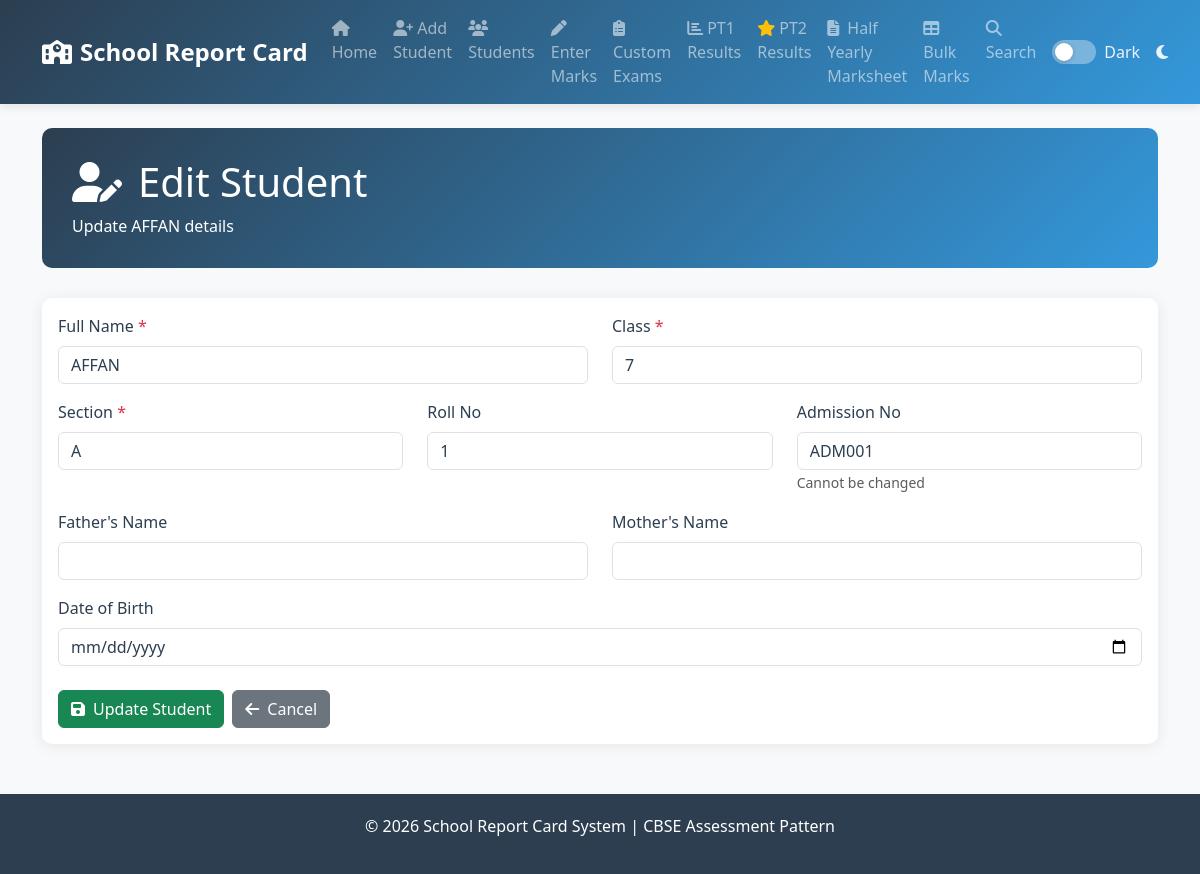
/edit-student/ADM001, run on the app's committed database.
### tables this page shows
CREATE TABLE students (
            id INTEGER PRIMARY KEY AUTOINCREMENT,
            admission_no TEXT UNIQUE NOT NULL,
            name TEXT NOT NULL,
            class_name TEXT NOT NULL,
            section TEXT NOT NULL,
            roll_no INTEGER,
            father_name TEXT,
            mother_name TEXT,
            dob TEXT,
            term TEXT DEFAULT '2024-25',
            created_at TIMESTAMP DEFAULT CURRENT_TIMESTAMP
        );

### app.py (the view, shortened to what this page needs)
@app.route('/edit-student/<admission_no>', methods=['GET', 'POST'])
def edit_student(admission_no):
    conn = get_db()
    cursor = conn.cursor()
    cursor.execute('SELECT * FROM students WHERE admission_no = ?', (admission_no,))
    student = cursor.fetchone()
    conn.close()
    if not student:
        flash('Student not found!', 'error')
        return redirect(url_for('students'))
    return render_template('edit_student.html', student=dict(student), today=date.today().isoformat())

### app.py (called while the page is built)
def get_db():
    conn = sqlite3.connect(DATABASE)
    conn.row_factory = sqlite3.Row
    return conn

### templates/edit_student.html (shortened to what this page needs)
{% extends "base.html" %}
{% block content %}
<div class="fade-in">
    <div class="page-header">
        <h1><i class="fas fa-user-edit me-3"></i>Edit Student</h1>
        <p class="mb-0">Update {{ student.name or 'student' }} details</p>
    </div>
    <div class="card">
        <div class="card-body">
            <form method="POST" novalidate>
                <div class="row">
                    <div class="col-md-6 mb-3">
                        <label for="name" class="form-label">Full Name <span class="text-danger">*</span></label>
                        <input type="text" class="form-control" id="name" name="name" value="{{ student.name or '' }}" required maxlength="100">
                    </div>
                    <div class="col-md-6 mb-3">
                        <label for="class_name" class="form-label">Class <span class="text-danger">*</span></label>
                        <input type="text" class="form-control" id="class_name" name="class_name" value="{{ student.class_name or '' }}" required maxlength="10">
                    </div>
                </div>
                <div class="row">
                    <div class="col-md-4 mb-3">
                        <label for="section" class="form-label">Section <span class="text-danger">*</span></label>
                        <input type="text" class="form-control" id="section" name="section" value="{{ student.section or '' }}" required maxlength="2">
                    </div>
                    <div class="col-md-4 mb-3">
                        <label for="roll_no" class="form-label">Roll No</label>
                        <input type="number" class="form-control" id="roll_no" name="roll_no" value="{{ student.roll_no or '' }}" min="1" max="100">
                    </div>
                    <div class="col-md-4 mb-3">
                        <label for="admission_no_disp" class="form-label">Admission No</label>
                        <input type="text" class="form-control" id="admission_no_disp" value="{{ student.admission_no }}" readonly>
                        <small class="text-muted">Cannot be changed</small>
                    </div>
                </div>
                <div class="row">
                    <div class="col-md-6 mb-3">
                        <label for="father_name" class="form-label">Father's Name</label>
                        <input type="text" class="form-control" id="father_name" name="father_name" value="{{ student.father_name or '' }}" maxlength="100">
                    </div>
                    <div class="col-md-6 mb-3">
                        <label for="mother_name" class="form-label">Mother's Name</label>
                        <input type="text" class="form-control" id="mother_name" name="mother_name" value="{{ student.mother_name or '' }}" maxlength="100">
                    </div>
                </div>
                <div class="mb-4">
                    <label for="dob" class="form-label">Date of Birth</label>
                    <input type="date" class="form-control" id="dob" name="dob" value="{{ student.dob or '' }}" min="1900-01-01" max="{{ today }}">
                </div>
                <div class="d-flex gap-2">
                    <button type="submit" class="btn btn-success">
                        <i class="fas fa-save me-2"></i>Update Student
                    </button>
                    <a href="{{ url_for('students') }}" class="btn btn-secondary">
                        <i class="fas fa-arrow-left me-2"></i>Cancel
                    </a>
                </div>
            </form>
        </div>
    </div>
</div>
{% endblock %}

### templates/base.html (style rules this page uses)
:root { --primary-color: #2c3e50; --secondary-color: #3498db; --success-color: #27ae60; --warning-color: #f39c12; --danger-color: #e74c3c; --light-bg: #ecf0f1; --text-color: #2c3e50; --bg-color: #f8f9fa; --card-bg: #ffffff; --navbar-bg: linear-gradient(135deg, var(--primary-color), var(--secondary-color)); --border-color: #dee2e6; }
body { font-family: 'Segoe UI', Tahoma, Geneva, Verdana, sans-serif; background-color: var(--bg-color); color: var(--text-color); transition: background-color 0.3s, color 0.3s; }
.card { border: none; border-radius: 10px; box-shadow: 0 2px 15px rgba(0,0,0,0.08); transition: transform 0.3s; background-color: var(--card-bg); color: var(--text-color); }
.form-control, .form-select { background-color: var(--card-bg); color: var(--text-color); border-color: var(--border-color); }
.page-header { background: linear-gradient(135deg, var(--primary-color), var(--secondary-color)); color: white; padding: 30px; border-radius: 10px; margin-bottom: 30px; }
.fade-in { animation: fadeIn 0.5s; }

### data on the page
students: name "AFFAN", class_name "7", section "A", roll_no "1", admission_no "ADM001"
